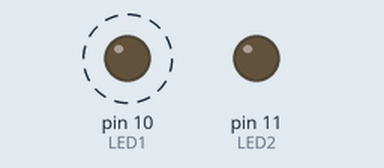
Recording of a sketch running on a simulated Arduino Uno, built with avr-gcc and run on an emulated ATmega328P. Shown: output pins drawn as LEDs (lit = HIGH). Dashed ring = blinking.

Above: at 0.5 s.
At 7.5 s:
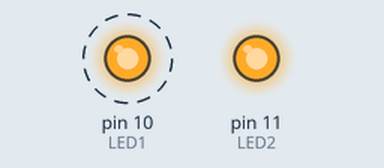
Timing chart, 0 to 9.2 s (numbered marks = the images above):
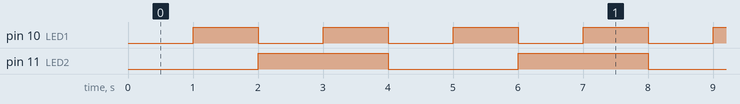

The sketch:

CMPE310_LAB6_Task2.ino
```cpp
int LED1 = 10;
int LED2 = 11;

unsigned long startMillis = 0;
unsigned long currentMillis;
unsigned long startMillis2 = 0;
unsigned long currentMillis2;
const unsigned long period = 1000; // 60 seconds in ms
const unsigned long period2 = 2000; // 60 seconds in ms

bool LED1State = false;
bool LED2State = false;

void blinkLED1() {
  if (currentMillis - startMillis >= period) {
    LED1State = !LED1State;
    digitalWrite(LED1, LED1State);
    startMillis = currentMillis;
  }

}

void blinkLED2() {
  if (currentMillis2 - startMillis2 >= period2) {
    LED2State = !LED2State;
    digitalWrite(LED2, LED2State);
    startMillis2 = currentMillis2;
  }

}

void setup() {
  // put your setup code here, to run once:
  pinMode(LED1, OUTPUT);
  pinMode(LED2, OUTPUT);
}

void loop() {
  currentMillis = millis();
  currentMillis2 = millis();
  // put your main code here, to run repeatedly:
  blinkLED1();
  blinkLED2();
}
```

Measured:
- by itself, pin 10 (LED1): alternates HIGH for 1.0 s and LOW for 1.0 s
- by itself, pin 11 (LED2): alternates HIGH for 2.0 s and LOW for 2.0 s
